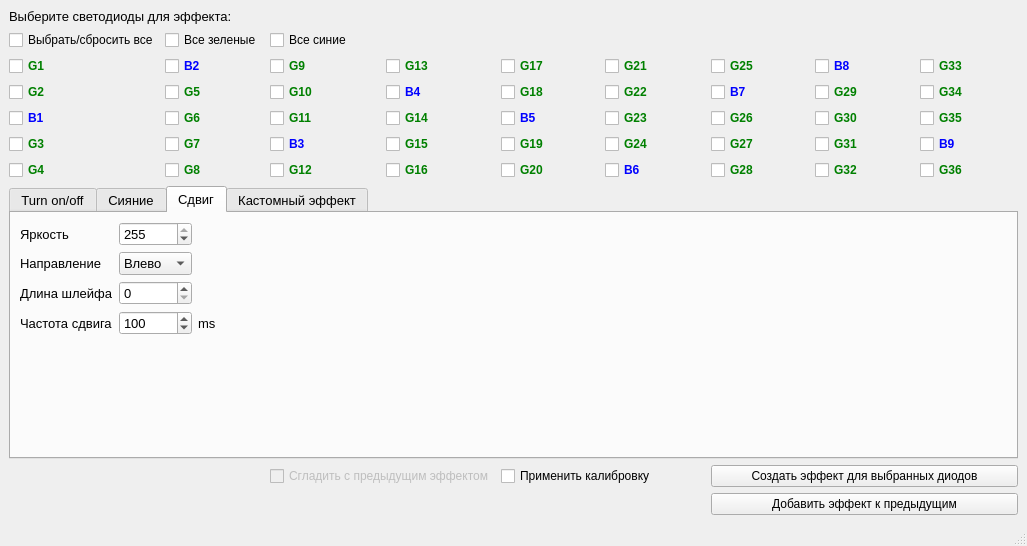
<?xml version="1.0" encoding="UTF-8"?>
<ui version="4.0">
 <class>MainWindow</class>
 <widget class="QMainWindow" name="MainWindow">
  <property name="geometry">
   <rect>
    <x>0</x>
    <y>0</y>
    <width>1027</width>
    <height>546</height>
   </rect>
  </property>
  <property name="windowTitle">
   <string>MainWindow</string>
  </property>
  <widget class="QWidget" name="centralwidget">
   <layout class="QGridLayout" name="gridLayout">
    <item row="5" column="0">
     <widget class="QCheckBox" name="CBB1">
      <property name="font">
       <font>
        <weight>75</weight>
        <bold>true</bold>
       </font>
      </property>
      <property name="styleSheet">
       <string notr="true">color: blue</string>
      </property>
      <property name="text">
       <string>B1</string>
      </property>
     </widget>
    </item>
    <item row="4" column="7">
     <widget class="QCheckBox" name="CBG29">
      <property name="font">
       <font>
        <weight>75</weight>
        <bold>true</bold>
       </font>
      </property>
      <property name="styleSheet">
       <string notr="true">color: green</string>
      </property>
      <property name="text">
       <string>G29</string>
      </property>
     </widget>
    </item>
    <item row="7" column="6">
     <widget class="QCheckBox" name="CBG28">
      <property name="font">
       <font>
        <weight>75</weight>
        <bold>true</bold>
       </font>
      </property>
      <property name="styleSheet">
       <string notr="true">color: green</string>
      </property>
      <property name="text">
       <string>G28</string>
      </property>
     </widget>
    </item>
    <item row="2" column="0">
     <widget class="QCheckBox" name="CBG1">
      <property name="font">
       <font>
        <weight>75</weight>
        <bold>true</bold>
       </font>
      </property>
      <property name="styleSheet">
       <string notr="true">color: green</string>
      </property>
      <property name="text">
       <string>G1</string>
      </property>
     </widget>
    </item>
    <item row="6" column="1">
     <widget class="QCheckBox" name="CBG7">
      <property name="font">
       <font>
        <weight>75</weight>
        <bold>true</bold>
       </font>
      </property>
      <property name="styleSheet">
       <string notr="true">color: green</string>
      </property>
      <property name="text">
       <string>G7</string>
      </property>
     </widget>
    </item>
    <item row="6" column="7">
     <widget class="QCheckBox" name="CBG31">
      <property name="font">
       <font>
        <weight>75</weight>
        <bold>true</bold>
       </font>
      </property>
      <property name="styleSheet">
       <string notr="true">color: green</string>
      </property>
      <property name="text">
       <string>G31</string>
      </property>
     </widget>
    </item>
    <item row="2" column="5">
     <widget class="QCheckBox" name="CBG21">
      <property name="font">
       <font>
        <weight>75</weight>
        <bold>true</bold>
       </font>
      </property>
      <property name="styleSheet">
       <string notr="true">color: green</string>
      </property>
      <property name="text">
       <string>G21</string>
      </property>
     </widget>
    </item>
    <item row="6" column="6">
     <widget class="QCheckBox" name="CBG27">
      <property name="font">
       <font>
        <weight>75</weight>
        <bold>true</bold>
       </font>
      </property>
      <property name="styleSheet">
       <string notr="true">color: green</string>
      </property>
      <property name="text">
       <string>G27</string>
      </property>
     </widget>
    </item>
    <item row="4" column="2">
     <widget class="QCheckBox" name="CBG10">
      <property name="font">
       <font>
        <weight>75</weight>
        <bold>true</bold>
       </font>
      </property>
      <property name="styleSheet">
       <string notr="true">color: green</string>
      </property>
      <property name="text">
       <string>G10</string>
      </property>
     </widget>
    </item>
    <item row="2" column="1">
     <widget class="QCheckBox" name="CBB2">
      <property name="font">
       <font>
        <weight>75</weight>
        <bold>true</bold>
       </font>
      </property>
      <property name="styleSheet">
       <string notr="true">color: blue</string>
      </property>
      <property name="text">
       <string>B2</string>
      </property>
     </widget>
    </item>
    <item row="7" column="2">
     <widget class="QCheckBox" name="CBG12">
      <property name="font">
       <font>
        <weight>75</weight>
        <bold>true</bold>
       </font>
      </property>
      <property name="styleSheet">
       <string notr="true">color: green</string>
      </property>
      <property name="text">
       <string>G12</string>
      </property>
     </widget>
    </item>
    <item row="6" column="2">
     <widget class="QCheckBox" name="CBB3">
      <property name="font">
       <font>
        <weight>75</weight>
        <bold>true</bold>
       </font>
      </property>
      <property name="styleSheet">
       <string notr="true">color: blue</string>
      </property>
      <property name="text">
       <string>B3</string>
      </property>
     </widget>
    </item>
    <item row="4" column="0">
     <widget class="QCheckBox" name="CBG2">
      <property name="font">
       <font>
        <weight>75</weight>
        <bold>true</bold>
       </font>
      </property>
      <property name="styleSheet">
       <string notr="true">color: green</string>
      </property>
      <property name="text">
       <string>G2</string>
      </property>
     </widget>
    </item>
    <item row="4" column="1">
     <widget class="QCheckBox" name="CBG5">
      <property name="font">
       <font>
        <weight>75</weight>
        <bold>true</bold>
       </font>
      </property>
      <property name="styleSheet">
       <string notr="true">color: green</string>
      </property>
      <property name="text">
       <string>G5</string>
      </property>
     </widget>
    </item>
    <item row="6" column="8">
     <widget class="QCheckBox" name="CBB9">
      <property name="font">
       <font>
        <weight>75</weight>
        <bold>true</bold>
       </font>
      </property>
      <property name="styleSheet">
       <string notr="true">color: blue</string>
      </property>
      <property name="text">
       <string>B9</string>
      </property>
     </widget>
    </item>
    <item row="5" column="1">
     <widget class="QCheckBox" name="CBG6">
      <property name="font">
       <font>
        <weight>75</weight>
        <bold>true</bold>
       </font>
      </property>
      <property name="styleSheet">
       <string notr="true">color: green</string>
      </property>
      <property name="text">
       <string>G6</string>
      </property>
     </widget>
    </item>
    <item row="4" column="4">
     <widget class="QCheckBox" name="CBG18">
      <property name="font">
       <font>
        <weight>75</weight>
        <bold>true</bold>
       </font>
      </property>
      <property name="styleSheet">
       <string notr="true">color: green</string>
      </property>
      <property name="text">
       <string>G18</string>
      </property>
     </widget>
    </item>
    <item row="2" column="8">
     <widget class="QCheckBox" name="CBG33">
      <property name="font">
       <font>
        <weight>75</weight>
        <bold>true</bold>
       </font>
      </property>
      <property name="styleSheet">
       <string notr="true">color: green</string>
      </property>
      <property name="text">
       <string>G33</string>
      </property>
     </widget>
    </item>
    <item row="2" column="2">
     <widget class="QCheckBox" name="CBG9">
      <property name="font">
       <font>
        <weight>75</weight>
        <bold>true</bold>
       </font>
      </property>
      <property name="styleSheet">
       <string notr="true">color: green</string>
      </property>
      <property name="text">
       <string>G9</string>
      </property>
     </widget>
    </item>
    <item row="7" column="5">
     <widget class="QCheckBox" name="CBB6">
      <property name="font">
       <font>
        <weight>75</weight>
        <bold>true</bold>
       </font>
      </property>
      <property name="styleSheet">
       <string notr="true">color: blue</string>
      </property>
      <property name="text">
       <string>B6</string>
      </property>
     </widget>
    </item>
    <item row="7" column="1">
     <widget class="QCheckBox" name="CBG8">
      <property name="font">
       <font>
        <weight>75</weight>
        <bold>true</bold>
       </font>
      </property>
      <property name="styleSheet">
       <string notr="true">color: green</string>
      </property>
      <property name="text">
       <string>G8</string>
      </property>
     </widget>
    </item>
    <item row="4" column="5">
     <widget class="QCheckBox" name="CBG22">
      <property name="font">
       <font>
        <weight>75</weight>
        <bold>true</bold>
       </font>
      </property>
      <property name="styleSheet">
       <string notr="true">color: green</string>
      </property>
      <property name="text">
       <string>G22</string>
      </property>
     </widget>
    </item>
    <item row="5" column="7">
     <widget class="QCheckBox" name="CBG30">
      <property name="font">
       <font>
        <weight>75</weight>
        <bold>true</bold>
       </font>
      </property>
      <property name="styleSheet">
       <string notr="true">color: green</string>
      </property>
      <property name="text">
       <string>G30</string>
      </property>
     </widget>
    </item>
    <item row="6" column="5">
     <widget class="QCheckBox" name="CBG24">
      <property name="font">
       <font>
        <weight>75</weight>
        <bold>true</bold>
       </font>
      </property>
      <property name="styleSheet">
       <string notr="true">color: green</string>
      </property>
      <property name="text">
       <string>G24</string>
      </property>
     </widget>
    </item>
    <item row="9" column="6" colspan="3">
     <widget class="QPushButton" name="BtnCreate">
      <property name="text">
       <string>Создать эффект для выбранных диодов</string>
      </property>
     </widget>
    </item>
    <item row="0" column="0" colspan="4">
     <widget class="QLabel" name="LblLeds">
      <property name="font">
       <font>
        <pointsize>10</pointsize>
       </font>
      </property>
      <property name="text">
       <string>Выберите светодиоды для эффекта:</string>
      </property>
     </widget>
    </item>
    <item row="4" column="8">
     <widget class="QCheckBox" name="CBG34">
      <property name="font">
       <font>
        <weight>75</weight>
        <bold>true</bold>
       </font>
      </property>
      <property name="styleSheet">
       <string notr="true">color: green</string>
      </property>
      <property name="text">
       <string>G34</string>
      </property>
     </widget>
    </item>
    <item row="5" column="2">
     <widget class="QCheckBox" name="CBG11">
      <property name="font">
       <font>
        <weight>75</weight>
        <bold>true</bold>
       </font>
      </property>
      <property name="styleSheet">
       <string notr="true">color: green</string>
      </property>
      <property name="text">
       <string>G11</string>
      </property>
     </widget>
    </item>
    <item row="6" column="0">
     <widget class="QCheckBox" name="CBG3">
      <property name="font">
       <font>
        <weight>75</weight>
        <bold>true</bold>
       </font>
      </property>
      <property name="styleSheet">
       <string notr="true">color: green</string>
      </property>
      <property name="text">
       <string>G3</string>
      </property>
     </widget>
    </item>
    <item row="6" column="4">
     <widget class="QCheckBox" name="CBG19">
      <property name="font">
       <font>
        <weight>75</weight>
        <bold>true</bold>
       </font>
      </property>
      <property name="styleSheet">
       <string notr="true">color: green</string>
      </property>
      <property name="text">
       <string>G19</string>
      </property>
     </widget>
    </item>
    <item row="5" column="6">
     <widget class="QCheckBox" name="CBG26">
      <property name="font">
       <font>
        <weight>75</weight>
        <bold>true</bold>
       </font>
      </property>
      <property name="styleSheet">
       <string notr="true">color: green</string>
      </property>
      <property name="text">
       <string>G26</string>
      </property>
     </widget>
    </item>
    <item row="7" column="8">
     <widget class="QCheckBox" name="CBG36">
      <property name="font">
       <font>
        <weight>75</weight>
        <bold>true</bold>
       </font>
      </property>
      <property name="styleSheet">
       <string notr="true">color: green</string>
      </property>
      <property name="text">
       <string>G36</string>
      </property>
     </widget>
    </item>
    <item row="7" column="7">
     <widget class="QCheckBox" name="CBG32">
      <property name="font">
       <font>
        <weight>75</weight>
        <bold>true</bold>
       </font>
      </property>
      <property name="styleSheet">
       <string notr="true">color: green</string>
      </property>
      <property name="text">
       <string>G32</string>
      </property>
     </widget>
    </item>
    <item row="5" column="3">
     <widget class="QCheckBox" name="CBG14">
      <property name="font">
       <font>
        <weight>75</weight>
        <bold>true</bold>
       </font>
      </property>
      <property name="styleSheet">
       <string notr="true">color: green</string>
      </property>
      <property name="text">
       <string>G14</string>
      </property>
     </widget>
    </item>
    <item row="5" column="5">
     <widget class="QCheckBox" name="CBG23">
      <property name="font">
       <font>
        <weight>75</weight>
        <bold>true</bold>
       </font>
      </property>
      <property name="styleSheet">
       <string notr="true">color: green</string>
      </property>
      <property name="text">
       <string>G23</string>
      </property>
     </widget>
    </item>
    <item row="7" column="0">
     <widget class="QCheckBox" name="CBG4">
      <property name="font">
       <font>
        <weight>75</weight>
        <bold>true</bold>
       </font>
      </property>
      <property name="styleSheet">
       <string notr="true">color: green</string>
      </property>
      <property name="text">
       <string>G4</string>
      </property>
     </widget>
    </item>
    <item row="2" column="6">
     <widget class="QCheckBox" name="CBG25">
      <property name="font">
       <font>
        <weight>75</weight>
        <bold>true</bold>
       </font>
      </property>
      <property name="styleSheet">
       <string notr="true">color: green</string>
      </property>
      <property name="text">
       <string>G25</string>
      </property>
     </widget>
    </item>
    <item row="7" column="4">
     <widget class="QCheckBox" name="CBG20">
      <property name="font">
       <font>
        <weight>75</weight>
        <bold>true</bold>
       </font>
      </property>
      <property name="styleSheet">
       <string notr="true">color: green</string>
      </property>
      <property name="text">
       <string>G20</string>
      </property>
     </widget>
    </item>
    <item row="2" column="4">
     <widget class="QCheckBox" name="CBG17">
      <property name="font">
       <font>
        <weight>75</weight>
        <bold>true</bold>
       </font>
      </property>
      <property name="styleSheet">
       <string notr="true">color: green</string>
      </property>
      <property name="text">
       <string>G17</string>
      </property>
     </widget>
    </item>
    <item row="7" column="3">
     <widget class="QCheckBox" name="CBG16">
      <property name="font">
       <font>
        <weight>75</weight>
        <bold>true</bold>
       </font>
      </property>
      <property name="styleSheet">
       <string notr="true">color: green</string>
      </property>
      <property name="text">
       <string>G16</string>
      </property>
     </widget>
    </item>
    <item row="2" column="7">
     <widget class="QCheckBox" name="CBB8">
      <property name="font">
       <font>
        <weight>75</weight>
        <bold>true</bold>
       </font>
      </property>
      <property name="styleSheet">
       <string notr="true">color: blue</string>
      </property>
      <property name="text">
       <string>B8</string>
      </property>
     </widget>
    </item>
    <item row="5" column="4">
     <widget class="QCheckBox" name="CBB5">
      <property name="font">
       <font>
        <weight>75</weight>
        <bold>true</bold>
       </font>
      </property>
      <property name="styleSheet">
       <string notr="true">color: blue</string>
      </property>
      <property name="text">
       <string>B5</string>
      </property>
     </widget>
    </item>
    <item row="5" column="8">
     <widget class="QCheckBox" name="CBG35">
      <property name="font">
       <font>
        <weight>75</weight>
        <bold>true</bold>
       </font>
      </property>
      <property name="styleSheet">
       <string notr="true">color: green</string>
      </property>
      <property name="text">
       <string>G35</string>
      </property>
     </widget>
    </item>
    <item row="6" column="3">
     <widget class="QCheckBox" name="CBG15">
      <property name="font">
       <font>
        <weight>75</weight>
        <bold>true</bold>
       </font>
      </property>
      <property name="styleSheet">
       <string notr="true">color: green</string>
      </property>
      <property name="text">
       <string>G15</string>
      </property>
     </widget>
    </item>
    <item row="4" column="3">
     <widget class="QCheckBox" name="CBB4">
      <property name="font">
       <font>
        <weight>75</weight>
        <bold>true</bold>
       </font>
      </property>
      <property name="styleSheet">
       <string notr="true">color: blue</string>
      </property>
      <property name="text">
       <string>B4</string>
      </property>
     </widget>
    </item>
    <item row="1" column="0">
     <widget class="QCheckBox" name="CBAll">
      <property name="text">
       <string>Выбрать/сбросить все</string>
      </property>
      <property name="tristate">
       <bool>true</bool>
      </property>
     </widget>
    </item>
    <item row="4" column="6">
     <widget class="QCheckBox" name="CBB7">
      <property name="font">
       <font>
        <weight>75</weight>
        <bold>true</bold>
       </font>
      </property>
      <property name="styleSheet">
       <string notr="true">color: blue</string>
      </property>
      <property name="text">
       <string>B7</string>
      </property>
     </widget>
    </item>
    <item row="2" column="3">
     <widget class="QCheckBox" name="CBG13">
      <property name="font">
       <font>
        <weight>75</weight>
        <bold>true</bold>
       </font>
      </property>
      <property name="styleSheet">
       <string notr="true">color: green</string>
      </property>
      <property name="text">
       <string>G13</string>
      </property>
     </widget>
    </item>
    <item row="1" column="2">
     <widget class="QCheckBox" name="CBBlue">
      <property name="text">
       <string>Все синие</string>
      </property>
      <property name="tristate">
       <bool>true</bool>
      </property>
     </widget>
    </item>
    <item row="1" column="1">
     <widget class="QCheckBox" name="CBGreen">
      <property name="text">
       <string>Все зеленые</string>
      </property>
      <property name="tristate">
       <bool>true</bool>
      </property>
     </widget>
    </item>
    <item row="9" column="4" colspan="2">
     <widget class="QCheckBox" name="CBCalibr">
      <property name="text">
       <string>Применить калибровку</string>
      </property>
     </widget>
    </item>
    <item row="9" column="2" colspan="2">
     <widget class="QCheckBox" name="CBSmooth">
      <property name="enabled">
       <bool>false</bool>
      </property>
      <property name="text">
       <string>Сгладить с предыдущим эффектом</string>
      </property>
     </widget>
    </item>
    <item row="10" column="6" colspan="3">
     <widget class="QPushButton" name="BtnAdd">
      <property name="text">
       <string>Добавить эффект к предыдущим</string>
      </property>
     </widget>
    </item>
    <item row="8" column="0" colspan="9">
     <widget class="QTabWidget" name="tabWidget">
      <property name="font">
       <font>
        <pointsize>10</pointsize>
       </font>
      </property>
      <property name="styleSheet">
       <string notr="true">c</string>
      </property>
      <property name="currentIndex">
       <number>2</number>
      </property>
      <widget class="QWidget" name="TabTO">
       <attribute name="title">
        <string>Turn on/off</string>
       </attribute>
       <layout class="QGridLayout" name="gridLayout_2">
        <item row="0" column="1">
         <widget class="QLabel" name="LblTOStartFrom">
          <property name="text">
           <string>От</string>
          </property>
         </widget>
        </item>
        <item row="0" column="0">
         <widget class="QCheckBox" name="CBTOStart">
          <property name="text">
           <string>Одновременный старт</string>
          </property>
          <property name="checked">
           <bool>true</bool>
          </property>
         </widget>
        </item>
        <item row="2" column="0">
         <widget class="QCheckBox" name="CBTOPeriod">
          <property name="text">
           <string>Одинаковый период</string>
          </property>
          <property name="checked">
           <bool>true</bool>
          </property>
         </widget>
        </item>
        <item row="1" column="1">
         <widget class="QLabel" name="LblTOBrFrom">
          <property name="text">
           <string>От</string>
          </property>
         </widget>
        </item>
        <item row="1" column="2">
         <widget class="QSpinBox" name="SpinTOBrFrom">
          <property name="enabled">
           <bool>false</bool>
          </property>
          <property name="maximum">
           <number>255</number>
          </property>
         </widget>
        </item>
        <item row="0" column="2">
         <widget class="QSpinBox" name="SpinTOStartFrom">
          <property name="enabled">
           <bool>false</bool>
          </property>
          <property name="maximum">
           <number>1000000</number>
          </property>
         </widget>
        </item>
        <item row="0" column="3">
         <widget class="QLabel" name="LblLblTOStartTo">
          <property name="text">
           <string>До</string>
          </property>
         </widget>
        </item>
        <item row="0" column="6">
         <spacer name="horizontalSpacer">
          <property name="orientation">
           <enum>Qt::Horizontal</enum>
          </property>
          <property name="sizeHint" stdset="0">
           <size>
            <width>40</width>
            <height>20</height>
           </size>
          </property>
         </spacer>
        </item>
        <item row="3" column="0">
         <spacer name="verticalSpacer">
          <property name="orientation">
           <enum>Qt::Vertical</enum>
          </property>
          <property name="sizeHint" stdset="0">
           <size>
            <width>20</width>
            <height>40</height>
           </size>
          </property>
         </spacer>
        </item>
        <item row="0" column="4">
         <widget class="QSpinBox" name="SpinToStartTo">
          <property name="enabled">
           <bool>true</bool>
          </property>
          <property name="maximum">
           <number>99999999</number>
          </property>
          <property name="value">
           <number>1000</number>
          </property>
         </widget>
        </item>
        <item row="1" column="0">
         <widget class="QCheckBox" name="CBTOBrightness">
          <property name="text">
           <string>Одинаковая яркость</string>
          </property>
          <property name="checked">
           <bool>true</bool>
          </property>
         </widget>
        </item>
        <item row="2" column="1">
         <widget class="QLabel" name="LblTOPeriodFrom">
          <property name="text">
           <string>От</string>
          </property>
         </widget>
        </item>
        <item row="1" column="4">
         <widget class="QSpinBox" name="SpinToBrTo">
          <property name="maximum">
           <number>255</number>
          </property>
          <property name="value">
           <number>255</number>
          </property>
         </widget>
        </item>
        <item row="2" column="3">
         <widget class="QLabel" name="LblTOPeriodTo">
          <property name="text">
           <string>До</string>
          </property>
         </widget>
        </item>
        <item row="2" column="2">
         <widget class="QSpinBox" name="SpinToPeriodFrom">
          <property name="enabled">
           <bool>false</bool>
          </property>
          <property name="maximum">
           <number>1000000</number>
          </property>
         </widget>
        </item>
        <item row="2" column="4">
         <widget class="QSpinBox" name="SpinTOPeriodTo">
          <property name="maximum">
           <number>999999</number>
          </property>
          <property name="value">
           <number>1000</number>
          </property>
         </widget>
        </item>
        <item row="1" column="3">
         <widget class="QLabel" name="LblToBrTo">
          <property name="text">
           <string>До</string>
          </property>
         </widget>
        </item>
        <item row="0" column="5">
         <widget class="QLabel" name="LblTOStartMs">
          <property name="text">
           <string>ms</string>
          </property>
         </widget>
        </item>
        <item row="2" column="5">
         <widget class="QLabel" name="label">
          <property name="text">
           <string>ms</string>
          </property>
         </widget>
        </item>
       </layout>
      </widget>
      <widget class="QWidget" name="TabShine">
       <attribute name="title">
        <string extracomment="Сияние">Сияние</string>
       </attribute>
       <layout class="QGridLayout" name="gridLayout_3">
        <item row="0" column="2">
         <widget class="QSpinBox" name="SpinShineBrTo">
          <property name="maximum">
           <number>255</number>
          </property>
          <property name="value">
           <number>255</number>
          </property>
         </widget>
        </item>
        <item row="1" column="1">
         <widget class="QSpinBox" name="SpinShinePeriodFrom">
          <property name="maximum">
           <number>99999999</number>
          </property>
          <property name="value">
           <number>100</number>
          </property>
         </widget>
        </item>
        <item row="0" column="4">
         <spacer name="horizontalSpacer_2">
          <property name="orientation">
           <enum>Qt::Horizontal</enum>
          </property>
          <property name="sizeHint" stdset="0">
           <size>
            <width>40</width>
            <height>20</height>
           </size>
          </property>
         </spacer>
        </item>
        <item row="3" column="0">
         <spacer name="verticalSpacer_2">
          <property name="orientation">
           <enum>Qt::Vertical</enum>
          </property>
          <property name="sizeHint" stdset="0">
           <size>
            <width>20</width>
            <height>40</height>
           </size>
          </property>
         </spacer>
        </item>
        <item row="1" column="2">
         <widget class="QSpinBox" name="SpinShinePeriodTo">
          <property name="maximum">
           <number>99999999</number>
          </property>
          <property name="value">
           <number>10000</number>
          </property>
         </widget>
        </item>
        <item row="0" column="0">
         <widget class="QLabel" name="LblShineBr">
          <property name="text">
           <string>Яркость:</string>
          </property>
         </widget>
        </item>
        <item row="0" column="1">
         <widget class="QSpinBox" name="SpinShineBrFrom">
          <property name="maximum">
           <number>255</number>
          </property>
         </widget>
        </item>
        <item row="1" column="0">
         <widget class="QLabel" name="LblShinePeriod">
          <property name="text">
           <string>Период</string>
          </property>
         </widget>
        </item>
        <item row="1" column="3">
         <widget class="QLabel" name="label_2">
          <property name="text">
           <string>мс</string>
          </property>
         </widget>
        </item>
        <item row="2" column="0" colspan="2">
         <widget class="QLabel" name="LblShineLength">
          <property name="text">
           <string>Длительность эффекта: </string>
          </property>
         </widget>
        </item>
        <item row="2" column="2">
         <widget class="QSpinBox" name="SpinShineLength"/>
        </item>
        <item row="2" column="3">
         <widget class="QLabel" name="label_4">
          <property name="text">
           <string>c</string>
          </property>
         </widget>
        </item>
       </layout>
      </widget>
      <widget class="QWidget" name="tab">
       <attribute name="title">
        <string>Сдвиг</string>
       </attribute>
       <layout class="QGridLayout" name="gridLayout_5">
        <item row="3" column="0">
         <widget class="QLabel" name="LblMovePeriod">
          <property name="text">
           <string>Частота сдвига</string>
          </property>
         </widget>
        </item>
        <item row="3" column="1">
         <widget class="QSpinBox" name="SpinMovePeriod">
          <property name="maximum">
           <number>9999999</number>
          </property>
          <property name="value">
           <number>100</number>
          </property>
         </widget>
        </item>
        <item row="2" column="0">
         <widget class="QLabel" name="LblMoveTail">
          <property name="text">
           <string>Длина шлейфа</string>
          </property>
         </widget>
        </item>
        <item row="2" column="1">
         <widget class="QSpinBox" name="SpinMoveTail">
          <property name="maximum">
           <number>9</number>
          </property>
         </widget>
        </item>
        <item row="1" column="0">
         <widget class="QLabel" name="LblMoveDir">
          <property name="text">
           <string>Направление</string>
          </property>
         </widget>
        </item>
        <item row="4" column="0">
         <spacer name="verticalSpacer_3">
          <property name="orientation">
           <enum>Qt::Vertical</enum>
          </property>
          <property name="sizeHint" stdset="0">
           <size>
            <width>20</width>
            <height>40</height>
           </size>
          </property>
         </spacer>
        </item>
        <item row="1" column="1">
         <widget class="QComboBox" name="CBMoveDir">
          <item>
           <property name="text">
            <string>Влево</string>
           </property>
          </item>
          <item>
           <property name="text">
            <string>Вправо</string>
           </property>
          </item>
          <item>
           <property name="text">
            <string>Вверх</string>
           </property>
          </item>
          <item>
           <property name="text">
            <string>Вниз</string>
           </property>
          </item>
         </widget>
        </item>
        <item row="0" column="0">
         <widget class="QLabel" name="LblMoveBrightness">
          <property name="text">
           <string>Яркость</string>
          </property>
         </widget>
        </item>
        <item row="0" column="1">
         <widget class="QSpinBox" name="SpinMoveBrightness">
          <property name="maximum">
           <number>255</number>
          </property>
          <property name="value">
           <number>255</number>
          </property>
         </widget>
        </item>
        <item row="0" column="3">
         <spacer name="horizontalSpacer_3">
          <property name="orientation">
           <enum>Qt::Horizontal</enum>
          </property>
          <property name="sizeHint" stdset="0">
           <size>
            <width>40</width>
            <height>20</height>
           </size>
          </property>
         </spacer>
        </item>
        <item row="3" column="2">
         <widget class="QLabel" name="label_5">
          <property name="text">
           <string>ms</string>
          </property>
         </widget>
        </item>
       </layout>
      </widget>
      <widget class="QWidget" name="tab_2">
       <attribute name="title">
        <string>Кастомный эффект</string>
       </attribute>
       <layout class="QGridLayout" name="gridLayout_4">
        <item row="0" column="0">
         <widget class="QLabel" name="LblGroups">
          <property name="text">
           <string>Список групп:</string>
          </property>
         </widget>
        </item>
        <item row="5" column="7">
         <widget class="QLabel" name="LblMove">
          <property name="text">
           <string>Со сдвигом, ms:</string>
          </property>
         </widget>
        </item>
        <item row="7" column="0">
         <widget class="QPushButton" name="BtnAddGroup">
          <property name="text">
           <string>Добавить группу</string>
          </property>
         </widget>
        </item>
        <item row="0" column="1">
         <widget class="QLabel" name="LblLeds_2">
          <property name="text">
           <string>Диоды в группе:</string>
          </property>
         </widget>
        </item>
        <item row="6" column="7">
         <widget class="QSpinBox" name="SpinShift"/>
        </item>
        <item row="7" column="1">
         <widget class="QPushButton" name="BtnAddLed">
          <property name="text">
           <string>Добавить</string>
          </property>
         </widget>
        </item>
        <item row="7" column="2">
         <widget class="QPushButton" name="BtnDeleteLed">
          <property name="text">
           <string>Удалить</string>
          </property>
         </widget>
        </item>
        <item row="7" column="4">
         <widget class="QPushButton" name="BtnLedUp_2">
          <property name="text">
           <string>Выше</string>
          </property>
         </widget>
        </item>
        <item row="7" column="3">
         <widget class="QPushButton" name="BtnLedUp">
          <property name="text">
           <string>Ниже</string>
          </property>
         </widget>
        </item>
        <item row="2" column="0" rowspan="5">
         <widget class="QListWidget" name="LstGroups"/>
        </item>
        <item row="3" column="7">
         <widget class="QLabel" name="LblApply">
          <property name="text">
           <string>Эффекты применить</string>
          </property>
         </widget>
        </item>
        <item row="0" column="7">
         <widget class="QLabel" name="LblAvailable">
          <property name="text">
           <string>Доступные эффекты:</string>
          </property>
         </widget>
        </item>
        <item row="7" column="5">
         <widget class="QPushButton" name="BtnAddEffect">
          <property name="text">
           <string>Добавить</string>
          </property>
         </widget>
        </item>
        <item row="7" column="6">
         <widget class="QPushButton" name="BtnDeleteEffect">
          <property name="text">
           <string>Удалить</string>
          </property>
         </widget>
        </item>
        <item row="0" column="5">
         <widget class="QLabel" name="LblEffects">
          <property name="text">
           <string>Эффекты группы:</string>
          </property>
         </widget>
        </item>
        <item row="2" column="7" alignment="Qt::AlignTop">
         <widget class="QComboBox" name="CBEffects">
          <item>
           <property name="text">
            <string>Зажечь</string>
           </property>
          </item>
          <item>
           <property name="text">
            <string>Сияние</string>
           </property>
          </item>
         </widget>
        </item>
        <item row="2" column="1" rowspan="5" colspan="4">
         <widget class="QListWidget" name="LstLeds"/>
        </item>
        <item row="2" column="5" rowspan="5" colspan="2">
         <widget class="QListWidget" name="LstEffects"/>
        </item>
        <item row="4" column="7">
         <widget class="QCheckBox" name="CBSequence">
          <property name="text">
           <string>Друг за другом</string>
          </property>
         </widget>
        </item>
       </layout>
      </widget>
     </widget>
    </item>
   </layout>
  </widget>
  <widget class="QMenuBar" name="menubar">
   <property name="geometry">
    <rect>
     <x>0</x>
     <y>0</y>
     <width>1027</width>
     <height>26</height>
    </rect>
   </property>
  </widget>
  <widget class="QStatusBar" name="statusbar"/>
 </widget>
 <resources/>
 <connections/>
</ui>
